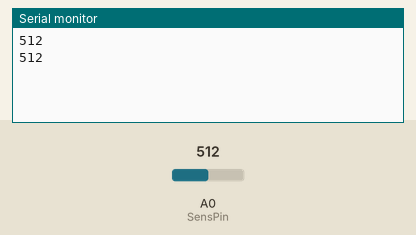
This sketch was run on a simulated Arduino Uno, built with avr-gcc and run on an emulated ATmega328P. Shown: the last lines printed to the serial monitor. The test bench sets the inputs (shaded band); at power-on: A0 (SensPin) = 512.

Above: at 1.8 s.
1.9 s: A0 (SensPin) set to 716
At 2.8 s:
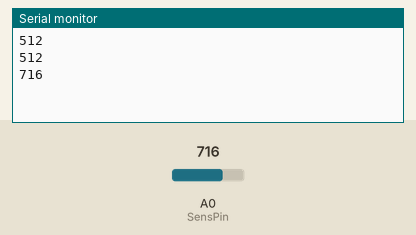
3.4 s: A0 (SensPin) set to 900
At 10.1 s:
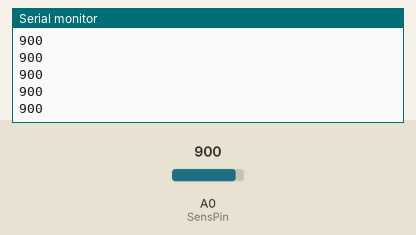
Timing chart, 0 to 10.9 s (numbered marks = the images above; inputs shaded):
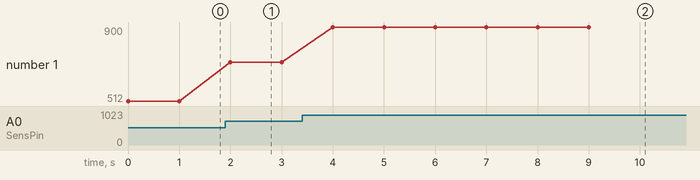

Measured:
- after the input at 1.9 s, the serial monitor: prints a new line after 0.10 s (image 1)
- after the input at 3.4 s, the serial monitor: prints a new line after 0.60 s (image 2)
- plotted number 1: 512 → 716 after the input at 1.9 s, 716 → 900 after the input at 3.4 s

The sketch:

Test_array.ino
```cpp
int SensPin = A0;
int MaxRun = 11;
int count = 1;
int SensVal[10];


void setup() {
  // put your setup code here, to run once:
  Serial.begin(9600);
}

void loop() {
  // put your main code here, to run repeatedly:
  while (count != MaxRun) {
    int val = analogRead(A0);
    //Serial.println(val);
    SensVal[count] =  val;
    Serial.println(SensVal[count]);
    delay(1000);
    count++;
  }

  //Serial.println(SensVal[2]);
  //delay(1000);
}
```
